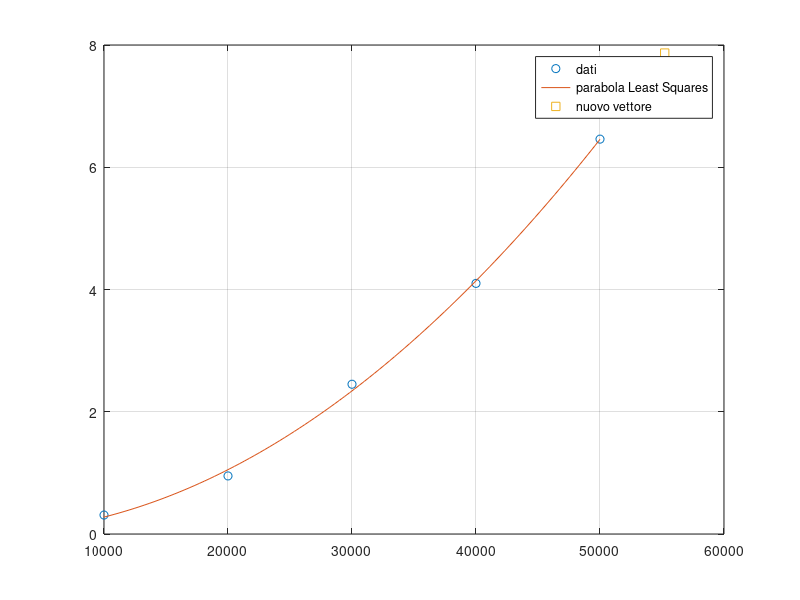

This figure's MATLAB source:
n=[10000:10000:50000];
T=[0.31 0.95 2.45 4.1 6.46];

%calcolo vettore coefficienti parabola
a=polyfit(n,T,2);

figure (1); clf
plot(n,T,'o');
grid on
hold on
%costruisco vettore di ascisse
n1=linspace(10000,50000,100)';
%valuto il polinomio p2 nelle ascisse n1
T1=polyval(a,n1);
plot(n1,T1);

%stimare il tempo per un nuovvettore di 55218 elementi
ns=55218;
Ts=polyval(a,ns);
plot(ns,Ts,'s')

legend('dati','parabola Least Squares', 'nuovo vettore');